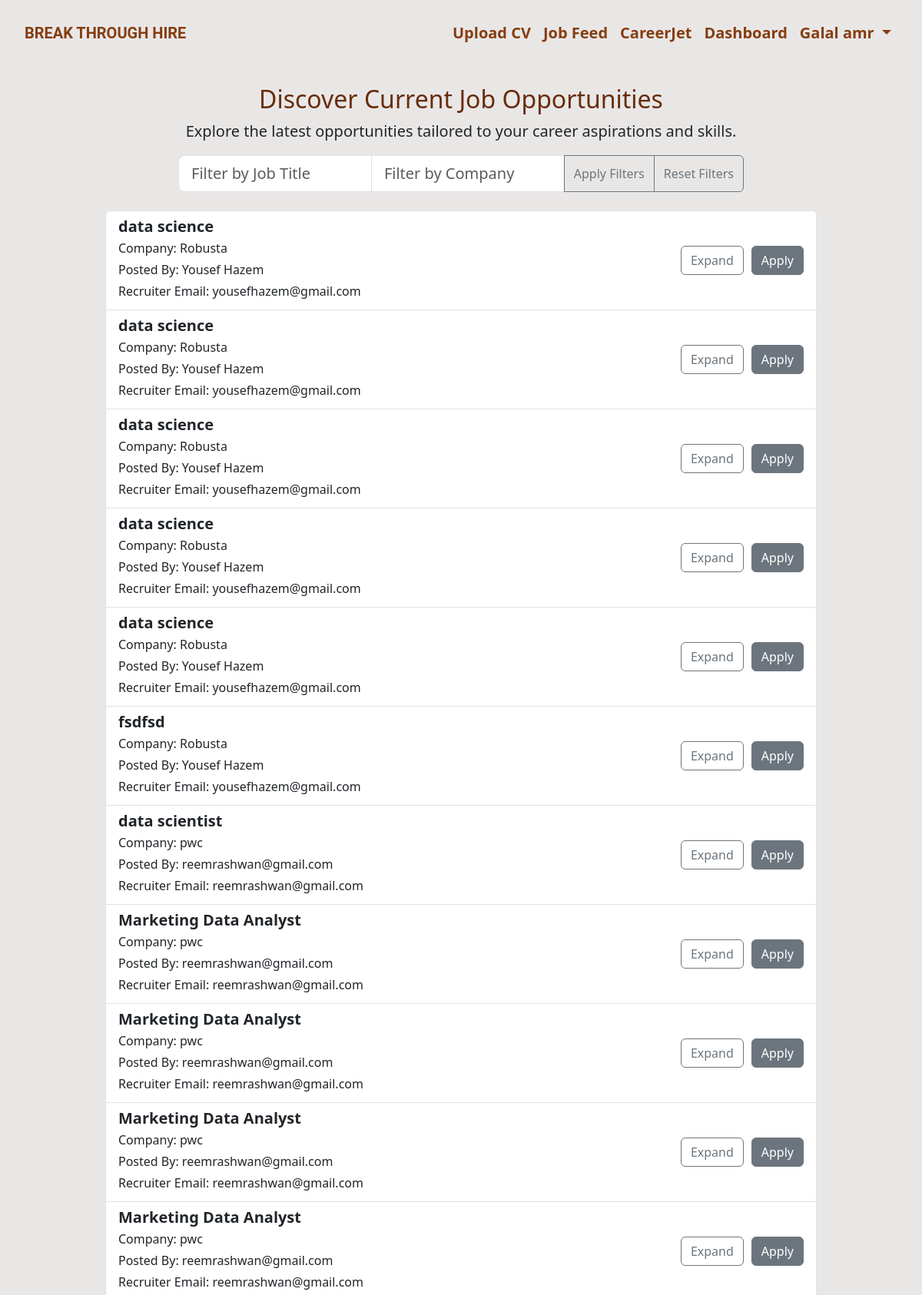
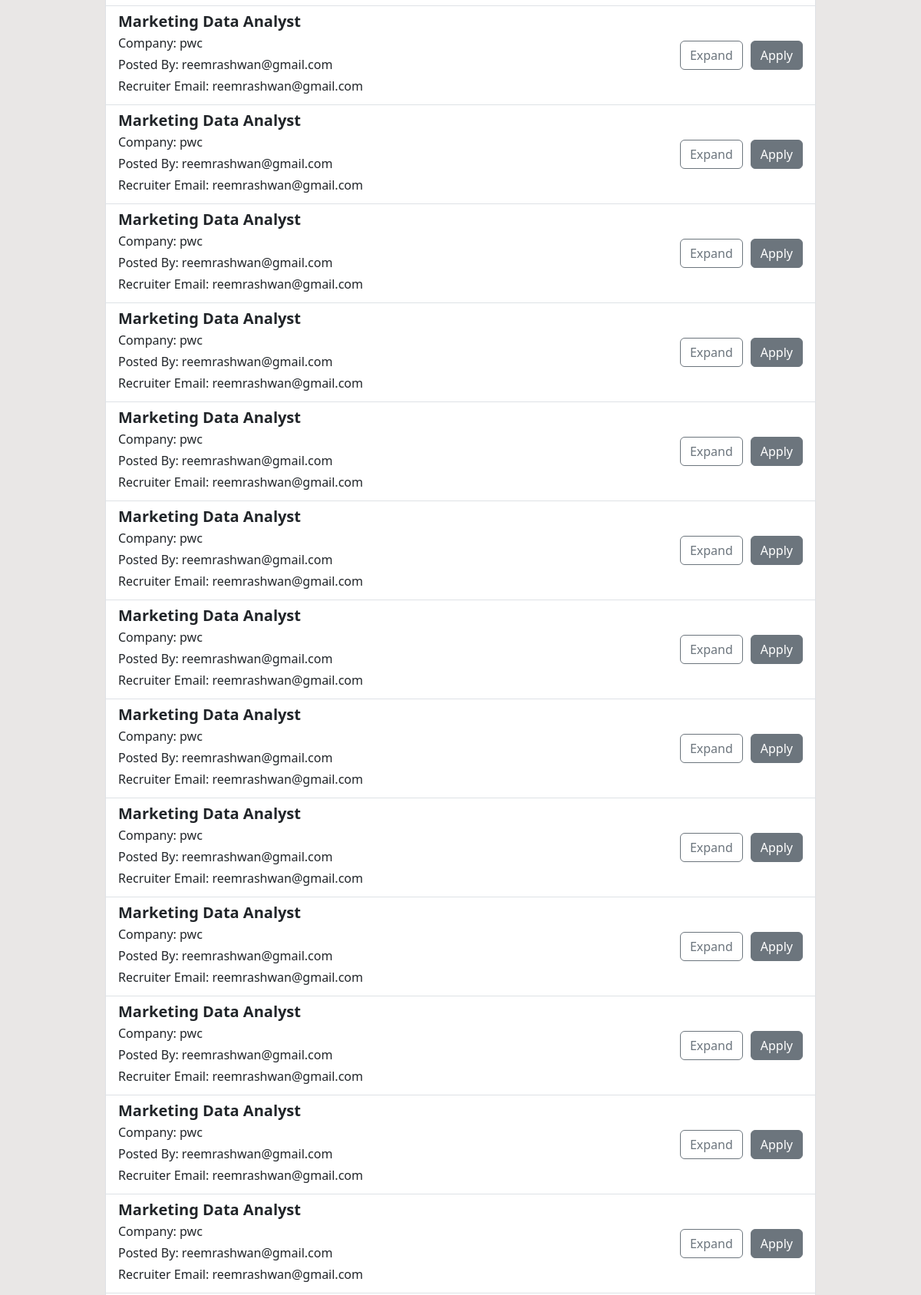
Screenshot of /jobfeed (signed in, upper part) with the database file from the repository (2 pictures, top to bottom).
### resume/models.py (models this page shows, shortened)
class seekr(db.Model,UserMixin):
    email = db.Column(db.String(125),primary_key=True)
    fname = db.Column(db.String(25),nullable=False)
    lname = db.Column(db.String(25),nullable=False)
    username = db.Column(db.String(25),nullable=False,unique=True)
    linkedin = db.Column(db.String(125),nullable=False,unique=True)
    country = db.Column(db.String(25),nullable=False)
    phone = db.Column(db.String(25),nullable=False)
    seniority_level  = db.Column(db.String(25),nullable=False)
    current_position  = db.Column(db.String(25),nullable=False)
    password = db.Column(db.String(125),nullable=False)
    cv_name = db.Column(db.String(30),nullable=False,default='default.pdf')
    skills = db.Column(db.Text,nullable=False)
    embedding = db.Column(db.Text,nullable=False)
    jobs = db.Column(db.Text,nullable=False)

class job_description(db.Model,UserMixin):
    job_title = db.Column(db.String(125),nullable=False)
    Job_description = db.Column(db.Text,nullable=False)
    recruiter_email = db.Column(db.String(125),db.ForeignKey('recruiter.email'),nullable=False)
    company   = db.Column(db.String(25),nullable=False)
    industry   = db.Column(db.String(25),nullable=False)
    username = db.Column(db.String(25),nullable=False)
    cvs = db.Column(db.Text,nullable=False)
    __table_args__ = (
        PrimaryKeyConstraint('job_title', 'Job_description', 'recruiter_email','cvs'),
    )

### resume/routs.py (the view)
@app.route("/jobfeed")
def jobfeed():
    job_feed = job_description.query.all()
    for job in job_feed:
        job.Job_description = job.Job_description.replace("\r", "")
        job.Job_description = job.Job_description.replace(
            "\n", "<br>"
        )  # Replace newlines with HTML line breaks
        job.Job_description = json.dumps(job.Job_description)  # Convert to JSON string
        job.Job_description = Markup(
            job.Job_description
        )  # Mark as safe for HTML rendering
    return render_template("jobfeed.html", job_feed=job_feed)

### resume/models.py (called while the page is built)
@login_manager.user_loader
def load_user(email):
    return seekr.query.filter_by(email=email).first() or recruiter.query.filter_by(email=email).first()

### resume/templates/jobfeed.html (shortened to what this page needs)
{% extends "base.html" %}
{% block content %}
<div class="container mt-4">
    <div class="row justify-content-center">
        <div class="col-md-8 text-center">
            <h2 style="color:#682c0b;">Discover Current Job Opportunities</h2>
            <p class="lead">Explore the latest opportunities tailored to your career aspirations and skills.</p>
        </div>
    </div>
    {% if job_feed %}
    <div class="row justify-content-center">
        <div class="col-md-8">
            <form id="job-search-form" action="/jobs" method="POST" class="mb-4">
                <div class="input-group">
                    <input type="text" id="job-title-filter" name="keywords" class="form-control form-control-lg" placeholder="Filter by Job Title" aria-label="Job Title" required>
                    <input type="text" id="company-filter" name="location" class="form-control form-control-lg" placeholder="Filter by Company" aria-label="company" required>
                    <button type="button" class="btn btn-outline-secondary" onclick="filterJobs()">Apply Filters</button>
                    <button type="button" class="btn btn-outline-secondary" onclick="resetFilters()">Reset Filters</button>
                </div>
            </form>
        </div>
    </div>
    <div class="row justify-content-center">
        <div class="col-md-10">
            <div id="job-results">
                <ul class="list-group">
                    {% for job in job_feed %}
                    <li class="list-group-item job-item" style="text-align: left;">
                        <div class="row job-result">
                            <div class="col-md-10">
                                <h5 class="mb-1"><strong>{{ job.job_title }}</strong></h5>
                                <p class="mb-1">Company: {{ job.company }}</p>
                                <p class="mb-1">Posted By: {{ job.username }}</p>
                                <p class="mb-1">Recruiter Email: {{ job.recruiter_email }}</p>
                            </div>
                            <div class="col-md-2 d-flex align-items-center justify-content-end">
                                <button class="btn btn-outline-secondary" onclick="toggleJobDescription(this)">Expand</button>
                                <form action="{{ url_for('applyjob') }}" method="post" style="margin-left: 10px;">
                                    <button type="submit" class="btn btn-secondary">Apply</button>
                                </form>
                            </div>
                        </div>
                    </li>
                    {% endfor %}
                </ul>
            </div>
        </div>
    </div>
    {% endif %}
</div>
{% endblock %}

### resume/templates/base.html (shortened to what this page needs)
<!DOCTYPE html>
<html lang="en">
<head>
    <link href="https://cdn.jsdelivr.net/npm/bootstrap@5.3.0/dist/css/bootstrap.min.css" rel="stylesheet">
</head>
<body class="gradient-custom">
    <header class="navbar navbar-expand-lg navbar-custom">
        <div class="container-fluid">
            <a class="navbar-brand custom-font" href="/">BREAK THROUGH HIRE</a>
            <div class="collapse navbar-collapse" id="navbarNav">
                <ul class="navbar-nav ms-auto">
                    {% if current_user.is_authenticated %}
                        {% if current_user.__class__.__name__ == 'seekr' %}
                        <li class="nav-item"><a class="nav-link" href="{{ url_for('uploadcv') }}">Upload CV</a></li>
                        <li class="nav-item"><a class="nav-link" href="{{ url_for('jobfeed') }}">Job Feed</a></li>
                        <li class="nav-item"><a class="nav-link" href="{{ url_for('jobs') }}">CareerJet </a></li>
                        <li class="nav-item"><a class="nav-link" href="{{ url_for('render_dashboard') }}">Dashboard</a></li>
                        {% else %}
                        <li class="nav-item"><a class="nav-link" href="{{ url_for('jobdescription') }}">Post</a></li>
                        <li class="nav-item"><a class="nav-link" href="{{ url_for('history') }}">History</a></li>
                        <li class="nav-item"><a class="nav-link" href="{{ url_for('render_dashboard') }}">Dashboard</a></li>
                        {% endif %}
                        <li class="nav-item dropdown">
                            <a class="nav-link dropdown-toggle" href="#" id="navbarDropdown" role="button" data-bs-toggle="dropdown" aria-expanded="false">
                                {{current_user.username}}
                            </a>
                        </li>
                    {% else %}
                        <li class="nav-item"><a class="nav-link" href="{{ url_for('render_dashboard') }}">Dashboard</a></li>
                        <li class="nav-item"><a class="nav-link" href="{{ url_for('about') }}">About Project</a></li>
                        <li class="nav-item"><a class="nav-link" href="{{ url_for('login') }}">Log in</a></li>
                    {% endif %}
                </ul>
            </div>
        </div>
    </header>
    {% block content %}{% endblock %}
</body>
</html>

### resume/templates/base.html (style rules this page uses)
.gradient-custom { background-color: rgb(233, 231, 230); }
.navbar-custom { background-color: transparent; padding: 20px; }
.navbar-nav .nav-link { color: #863d0f !important; font-weight: bold; font-size: 20px; }
.custom-font { font-family: 'Roboto', sans-serif; font-weight: 700; color: #863d0f; }

### rows the page displays
seekr: username "Galal amr"
job_description: job_title "data science", company "Robusta", username "Yousef Hazem", recruiter_email "yousefhazem@gmail.com"
job_description: job_title "data science", company "Robusta", username "Yousef Hazem", recruiter_email "yousefhazem@gmail.com"
job_description: job_title "data science", company "Robusta", username "Yousef Hazem", recruiter_email "yousefhazem@gmail.com"
job_description: job_title "data science", company "Robusta", username "Yousef Hazem", recruiter_email "yousefhazem@gmail.com"
job_description: job_title "data science", company "Robusta", username "Yousef Hazem", recruiter_email "yousefhazem@gmail.com"
job_description: job_title "fsdfsd", company "Robusta", username "Yousef Hazem", recruiter_email "yousefhazem@gmail.com"
job_description: job_title "data scientist", company "pwc", username "reemrashwan@gmail.com", recruiter_email "reemrashwan@gmail.com"
job_description: job_title "Marketing Data Analyst", company "pwc", username "reemrashwan@gmail.com", recruiter_email "reemrashwan@gmail.com"
job_description: job_title "Marketing Data Analyst", company "pwc", username "reemrashwan@gmail.com", recruiter_email "reemrashwan@gmail.com"
job_description: job_title "Marketing Data Analyst", company "pwc", username "reemrashwan@gmail.com", recruiter_email "reemrashwan@gmail.com"
job_description: job_title "Marketing Data Analyst", company "pwc", username "reemrashwan@gmail.com", recruiter_email "reemrashwan@gmail.com"
job_description: job_title "Marketing Data Analyst", company "pwc", username "reemrashwan@gmail.com", recruiter_email "reemrashwan@gmail.com"
job_description: job_title "Marketing Data Analyst", company "pwc", username "reemrashwan@gmail.com", recruiter_email "reemrashwan@gmail.com"
job_description: job_title "Marketing Data Analyst", company "pwc", username "reemrashwan@gmail.com", recruiter_email "reemrashwan@gmail.com"
job_description: job_title "Marketing Data Analyst", company "pwc", username "reemrashwan@gmail.com", recruiter_email "reemrashwan@gmail.com"
job_description: job_title "Marketing Data Analyst", company "pwc", username "reemrashwan@gmail.com", recruiter_email "reemrashwan@gmail.com"
job_description: job_title "Marketing Data Analyst", company "pwc", username "reemrashwan@gmail.com", recruiter_email "reemrashwan@gmail.com"
job_description: job_title "Marketing Data Analyst", company "pwc", username "reemrashwan@gmail.com", recruiter_email "reemrashwan@gmail.com"
job_description: job_title "Marketing Data Analyst", company "pwc", username "reemrashwan@gmail.com", recruiter_email "reemrashwan@gmail.com"
job_description: job_title "Marketing Data Analyst", company "pwc", username "reemrashwan@gmail.com", recruiter_email "reemrashwan@gmail.com"
job_description: job_title "Marketing Data Analyst", company "pwc", username "reemrashwan@gmail.com", recruiter_email "reemrashwan@gmail.com"
job_description: job_title "Marketing Data Analyst", company "pwc", username "reemrashwan@gmail.com", recruiter_email "reemrashwan@gmail.com"
job_description: job_title "Marketing Data Analyst", company "pwc", username "reemrashwan@gmail.com", recruiter_email "reemrashwan@gmail.com"
job_description: job_title "Marketing Data Analyst", company "pwc", username "reemrashwan@gmail.com", recruiter_email "reemrashwan@gmail.com"
